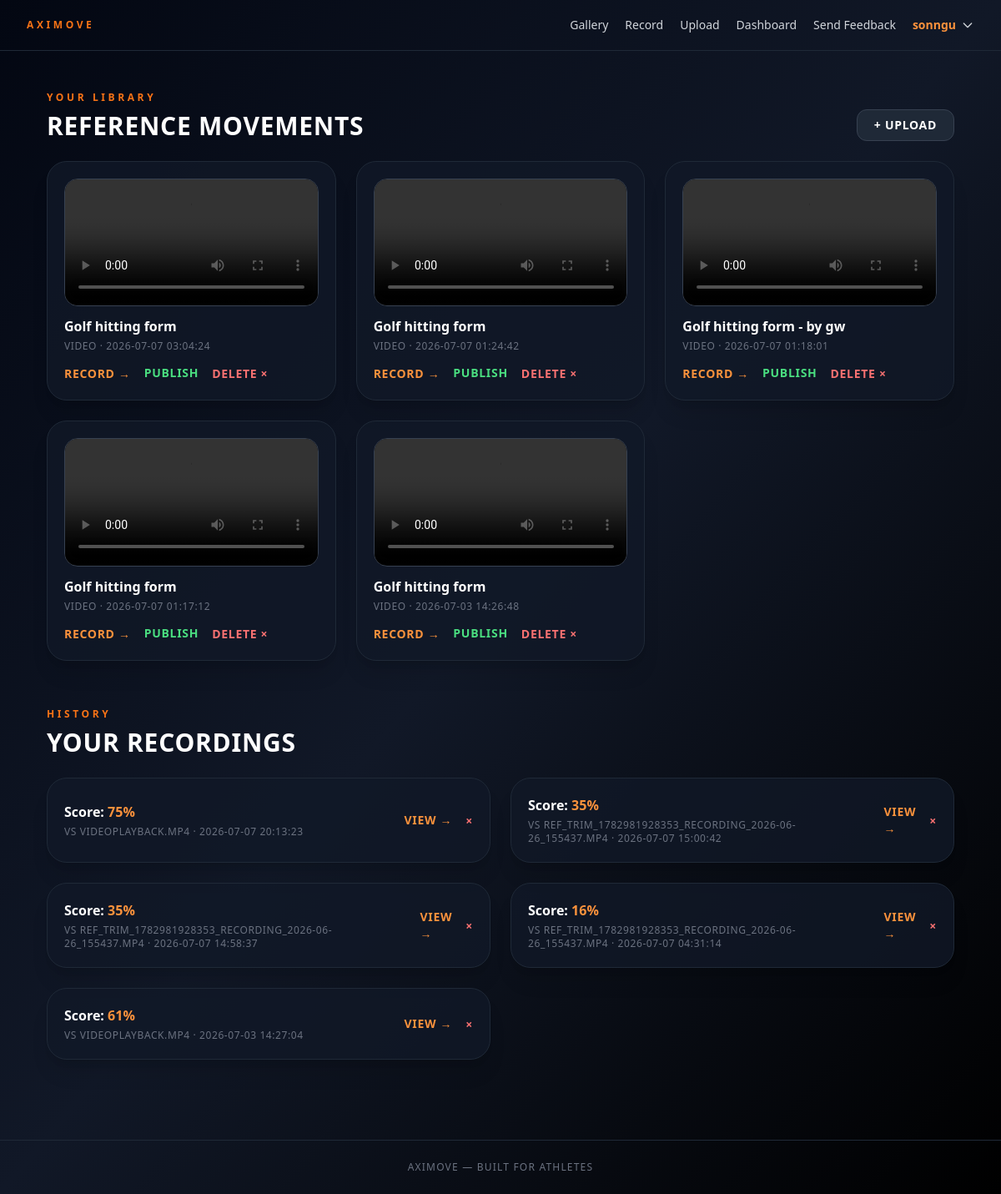
The app's page /dashboard (signed in) with its own data.
### tables this page shows
CREATE TABLE reference_files (
    id            INTEGER PRIMARY KEY AUTOINCREMENT,
    user_id       INTEGER NOT NULL,
    filename      TEXT NOT NULL,
    original_name TEXT,
    kind          TEXT NOT NULL,           -- 'video' | 'image'
    vector_path   TEXT,                    -- .npy of extracted feature vectors
    created_at    TEXT NOT NULL, label TEXT, pose_json TEXT,
    FOREIGN KEY (user_id) REFERENCES users(id)
);

CREATE TABLE scores (
    id             INTEGER PRIMARY KEY AUTOINCREMENT,
    session_id     INTEGER NOT NULL,
    overall_score  REAL,
    angle_score    REAL,
    landmark_score REAL,
    dtw_distance   REAL,
    FOREIGN KEY (session_id) REFERENCES sessions(id)
);

### app/routes.py (the view)
@bp.route("/dashboard")
@login_required
def dashboard():
    conn = db.get_db()
    uid = session["user_id"]
    references = conn.execute(
        "SELECT * FROM reference_files WHERE user_id = ? ORDER BY id DESC", (uid,)
    ).fetchall()
    sessions = conn.execute(
        """
        SELECT s.*, sc.overall_score, r.original_name AS reference_name
        FROM sessions s
        LEFT JOIN scores sc ON sc.session_id = s.id
        LEFT JOIN reference_files r ON r.id = s.reference_id
        WHERE s.user_id = ?
        ORDER BY s.id DESC
        """,
        (uid,),
    ).fetchall()
    published = conn.execute(
        "SELECT reference_id FROM gallery_items WHERE user_id = ?", (uid,)
    ).fetchall()
    published_ref_ids = {row["reference_id"] for row in published}
    return render_template(
        "dashboard.html",
        references=references,
        sessions=sessions,
        active_reference_id=ref_session.get_active_reference_id(),
        published_ref_ids=published_ref_ids,
    )

### app/db.py (called while the page is built)
def get_db():
    if "db" not in g:
        g.db = sqlite3.connect(current_app.config["DB_PATH"])
        g.db.row_factory = sqlite3.Row
        g.db.execute("PRAGMA foreign_keys = ON")
    return g.db

### app/routes.py (called while the page is built)
def login_required(view):
    @wraps(view)
    def wrapper(*args, **kwargs):
        if not session.get("user_id"):
            return redirect(url_for("main.login"))
        return view(*args, **kwargs)
    return wrapper

@bp.app_context_processor
def inject_user():
    return {"username": session.get("username")}

### app/session.py (called while the page is built)
def get_active_reference_id():
    return flask_session.get(ACTIVE_KEY)

### templates/dashboard.html (shortened to what this page needs)
{% extends "base.html" %}
{% block content %}
<section class="max-w-6xl mx-auto px-5 sm:px-8 py-10 sm:py-12 space-y-14">
  <div>
    <div class="flex items-end justify-between mb-6">
      <div>
        <p class="text-xs font-black uppercase tracking-[0.3em] text-orange-500 mb-2">Your Library</p>
        <h1 class="text-3xl font-extrabold uppercase tracking-wide">Reference Movements</h1>
      </div>
      <a href="{{ url_for('main.upload') }}"
         class="bg-gray-800 border border-gray-700 hover:border-orange-500 hover:text-orange-400 transition px-5 py-2 rounded-xl text-sm font-bold uppercase tracking-wider">
        + Upload
      </a>
    </div>
    {% if references %}
      <div class="grid md:grid-cols-3 gap-6">
        {% for r in references %}
          <div class="bg-gray-900/80 border {% if r.id == active_reference_id %}border-orange-500{% else %}border-gray-800{% endif %} rounded-3xl p-5 shadow-xl">
            {% if r.kind == 'video' %}
              <video controls preload="metadata" class="w-full rounded-2xl border border-gray-700 bg-black mb-3"
                     src="{{ url_for('main.serve_upload', filename=r.filename) }}"></video>
            {% else %}
              <img class="w-full rounded-2xl border border-gray-700 bg-black mb-3"
                   src="{{ url_for('main.serve_upload', filename=r.filename) }}" alt="reference">
            {% endif %}
            <h3 class="font-bold text-white truncate">{{ r.label or r.original_name }}</h3>
            <p class="text-xs text-gray-500 uppercase tracking-wider mt-1">{{ r.kind }} · {{ r.created_at }}</p>
            <div class="flex items-center gap-4 mt-3">
              <form action="{{ url_for('main.select_reference', ref_id=r.id) }}" method="post" class="inline">
                <button type="submit" class="text-sm font-bold uppercase tracking-wider text-orange-400 hover:text-orange-300 transition">
                  Record &rarr;
                </button>
              </form>
              {% if r.id not in published_ref_ids and r.kind == 'video' %}
                <button type="button" data-ref-id="{{ r.id }}"
                  class="publish-btn text-sm font-bold uppercase tracking-wider text-green-400 hover:text-green-300 transition">
                  Publish
                </button>
              {% endif %}
              <form action="{{ url_for('main.delete_reference', ref_id=r.id) }}" method="post"
                    onsubmit="return confirm('Delete this reference?');" class="inline">
                <button type="submit" class="text-sm font-bold uppercase tracking-wider text-red-400 hover:text-red-300 transition">
                  Delete &times;
                </button>
              </form>
            </div>
          </div>
        {% endfor %}
      </div>
    {% endif %}
  </div>
  <div>
    <div class="mb-6">
      <p class="text-xs font-black uppercase tracking-[0.3em] text-orange-500 mb-2">History</p>
      <h1 class="text-3xl font-extrabold uppercase tracking-wide">Your Recordings</h1>
    </div>
    {% if sessions %}
      <div class="grid md:grid-cols-2 gap-6">
        {% for s in sessions %}
          <div class="bg-gray-900/80 border border-gray-800 rounded-3xl p-5 shadow-xl flex items-center justify-between gap-4">
            <div>
              <h3 class="font-bold text-white">
                {% if s.overall_score is not none %}
                  Score: <span class="text-orange-400">{{ '%.0f'|format(s.overall_score) }}%</span>
                {% elif s.status == 'processing' %}
                  <span class="text-yellow-400">Processing…</span>
                {% elif s.status == 'error' %}
                  <span class="text-red-400">Failed</span>
                {% else %}
                  <span class="text-gray-400">No score</span>
                {% endif %}
              </h3>
              <p class="text-xs text-gray-500 uppercase tracking-wider mt-1">
                vs {{ s.reference_name or 'deleted reference' }} · {{ s.created_at }}
              </p>
            </div>
            <div class="flex items-center gap-4">
              {% if s.status == 'done' %}
                <a href="{{ url_for('main.result', session_id=s.id) }}"
                   class="text-sm font-bold uppercase tracking-wider text-orange-400 hover:text-orange-300 transition">View &rarr;</a>
              {% endif %}
              <form action="{{ url_for('main.delete_session', session_id=s.id) }}" method="post"
                    onsubmit="return confirm('Delete this recording?');" class="inline">
                <button type="submit" class="text-sm font-bold uppercase tracking-wider text-red-400 hover:text-red-300 transition">&times;</button>
              </form>
            </div>
          </div>
        {% endfor %}
      </div>
    {% endif %}
  </div>
</section>
{% endblock %}

### templates/base.html (shortened to what this page needs)
<!doctype html>
<html lang="en">
<head>
  <script src="https://cdn.tailwindcss.com"></script>
  <link rel="stylesheet" href="{{ url_for('static', filename='css/style.css') }}" />
</head>
<body class="bg-gradient-to-br from-gray-950 via-gray-900 to-black text-white min-h-screen"
      data-login-url="{{ url_for('main.login') }}" data-is-loggedin="{{ '1' if username else '0' }}">
  <nav class="px-5 sm:px-8 py-4 sm:py-5 border-b border-gray-800">
    <div class="flex items-center justify-between">
      <a href="{{ url_for('main.index') }}" class="text-xs font-black uppercase tracking-[0.3em] text-orange-500">Aximove</a>
      <div class="hidden md:flex gap-5 text-sm items-center">
        <a href="{{ url_for('main.gallery') }}" class="text-gray-300 hover:text-orange-400 transition">Gallery</a>
        {% if username %}
          <a href="{{ url_for('main.camera') }}" class="text-gray-300 hover:text-orange-400 transition">Record</a>
          <a href="{{ url_for('main.upload') }}" class="text-gray-300 hover:text-orange-400 transition">Upload</a>
          <a href="{{ url_for('main.dashboard') }}" class="text-gray-300 hover:text-orange-400 transition">Dashboard</a>
          <a href="https://docs.google.com/forms/d/e/1FAIpQLSc402yvUYetjreczSxLgBRxRQu8neEiNahRHxEIG0fqUgE-Cw/viewform?usp=sharing&ouid=100943117044028795216" class="text-gray-300 hover:text-orange-400 transition" target="_blank">Send Feedback</a>
          <div class="relative" id="userMenu">
            <button type="button" id="userMenuBtn"
              class="flex items-center gap-1.5 text-gray-300 hover:text-orange-400 transition">
              <span class="text-orange-400 font-bold">{{ username }}</span>
              <svg class="w-4 h-4" fill="none" stroke="currentColor" viewBox="0 0 24 24" aria-hidden="true">
                <path stroke-linecap="round" stroke-linejoin="round" stroke-width="2" d="M19 9l-7 7-7-7"/>
              </svg>
            </button>
          </div>
        {% endif %}
      </div>
    </div>
  </nav>
  <main>
    {% block content %}{% endblock %}
  </main>
  <footer class="border-t border-gray-800 py-6 px-5 sm:px-8 text-center text-xs text-gray-500 uppercase tracking-widest mt-12">
    Aximove &mdash; Built for Athletes
  </footer>
</body>
</html>

### static/css/style.css (style rules this page uses)
html { scroll-behavior: smooth; }

### records on screen
reference_files: label "Golf hitting form", kind "VIDEO", created_at "2026-07-07 03:04:24"
reference_files: label "Golf hitting form", kind "VIDEO", created_at "2026-07-07 01:24:42"
reference_files: label "Golf hitting form - by gw", kind "VIDEO", created_at "2026-07-07 01:18:01"
reference_files: label "Golf hitting form", kind "VIDEO", created_at "2026-07-07 01:17:12"
reference_files: label "Golf hitting form", kind "VIDEO", created_at "2026-07-03 14:26:48"
scores: overall_score "75", original_name "VIDEOPLAYBACK.MP4", created_at "2026-07-07 20:13:23"
scores: overall_score "35", original_name "REF_TRIM_1782981928353_RECORDING_2026-06-26_155437.MP4", created_at "2026-07-07 15:00:42"
scores: overall_score "35", original_name "REF_TRIM_1782981928353_RECORDING_2026-06-26_155437.MP4", created_at "2026-07-07 14:58:37"
scores: overall_score "16", original_name "REF_TRIM_1782981928353_RECORDING_2026-06-26_155437.MP4", created_at "2026-07-07 04:31:14"
scores: overall_score "61", original_name "VIDEOPLAYBACK.MP4", created_at "2026-07-03 14:27:04"

### other values on screen
{{ username }} "sonngu"
